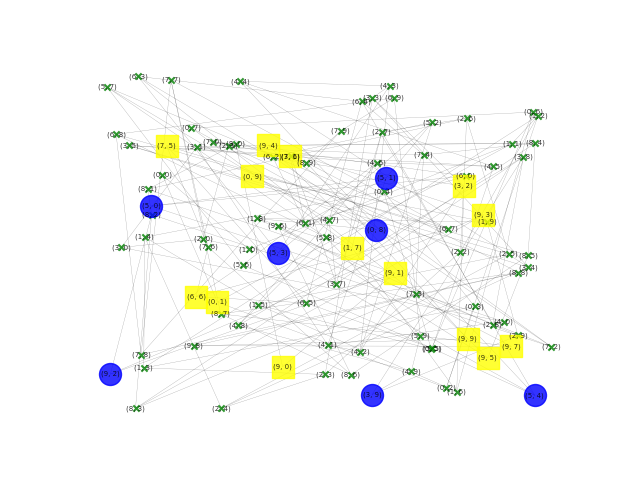

The script that saved this image:
import random
from enum import Enum
from typing import List

import matplotlib.pyplot as plt
import networkx as nx


class GeoLocation(object):

    def __init__(self, latitude: int, longitude: int):

        if latitude < 0:
            raise ValueError("latitude cannot be < 0")
        if longitude < 0:
            raise ValueError("longitude cannot be < 0")

        self.latitude = latitude
        self.longitude = longitude

    def latitude(self) -> int:
        return self.latitude

    def longitude(self) -> int:
        return self.longitude

    def __str__(self) -> str:
        return "({}, {})".format(self.latitude, self.longitude)

    def __repr__(self):
        return self.__str__()

    def __eq__(self, o: object) -> bool:
        if isinstance(o, self.__class__):
            return self.latitude == o.latitude and self.longitude == o.longitude
        else:
            return False

    def __hash__(self) -> int:
        return 71 * hash(self.latitude) * hash(self.longitude)


class CityLocationType(Enum):
    residence = 1
    business = 2
    blockage = 3
    walkway = 4


class CityLocation(object):

    def __init__(self, location: GeoLocation, location_type: CityLocationType):
        self.location = location
        self.location_type = location_type

    def location(self) -> GeoLocation:
        return self.location

    def location_type(self) -> CityLocationType:
        return self.location_type

    def is_residence(self) -> bool:
        return self.location_type == CityLocationType.residence

    def is_business(self) -> bool:
        return self.location_type == CityLocationType.business

    def is_walkway(self) -> bool:
        return self.location_type == CityLocationType.walkway

    def is_blocked(self) -> bool:
        return self.location_type == CityLocationType.blockage

    def __str__(self) -> str:
        return "{}, {}".format(self.location_type, self.location.__str__())

    def __repr__(self):
        return self.__str__()

    def __eq__(self, o: object) -> bool:
        if isinstance(o, self.__class__):
            return self.location == o.location and self.location_type == o.location_type
        else:
            return False

    def __hash__(self) -> int:
        return 29 * hash(self.location.__hash__) * hash(self.location_type.__hash__)


class City:

    def __init__(self, grid_map: List[List[CityLocation]], city_graph: nx.Graph):
        self.grid_map = grid_map
        self.city_graph = self.generate_graph_from_grid_map(grid_map)

    @classmethod
    def generate_graph_from_grid_map(cls, grid_map: List[List[CityLocation]]) -> nx.Graph:

        city_graph = nx.Graph()

        # Add nodes for each point in the city
        for row in range(0, len(grid_map)):
            for column in range(0, len(grid_map[0])):
                city_graph.add_node(grid_map[row][column])

        # connect city nodes
        for row in range(0, len(grid_map)):
            for column in range(0, len(grid_map[0])):
                if row + 1 < len(grid_map):
                    cls.add_edge(city_graph, grid_map[row][column], grid_map[row + 1][column])
                if row - 1 >= 0:
                    cls.add_edge(city_graph, grid_map[row][column], grid_map[row - 1][column])
                if column + 1 < len(grid_map[0]):
                    cls.add_edge(city_graph, grid_map[row][column], grid_map[row][column + 1])
                if column - 1 >= 0:
                    cls.add_edge(city_graph, grid_map[row][column], grid_map[row][column - 1])

        return city_graph

    @classmethod
    def add_edge(cls, city_graph: nx.Graph, source: CityLocation, destination: CityLocation):
        city_graph.add_edge(source, destination, blocked=source.is_blocked() or destination.is_blocked())

    @classmethod
    def generate_random_city(cls, rows: int, columns: int):

        print("Generating a random city")

        city_grid = []
        for row in range(0, rows):
            row_list = []
            for column in range(0, columns):
                location = CityLocation(GeoLocation(row, column), cls.get_random_location_type(rows * columns))
                row_list.append(location)
            city_grid.append(row_list)

        return City(city_grid, nx.Graph())

    @classmethod
    def get_random_location_type(cls, range: int) -> CityLocationType:

        is_walkway = cls.get_random(50, range)
        is_residence = cls.get_random(25, range)
        is_business = cls.get_random(20, range)
        is_blockage = cls.get_random(5, range)

        if is_walkway:
            return CityLocationType.walkway
        elif is_residence:
            return CityLocationType.residence
        elif is_business:
            return CityLocationType.business
        elif is_blockage:
            return CityLocationType.blockage
        else:
            return CityLocationType.walkway

    @classmethod
    def get_random(cls, probability: float, range: int) -> bool:
        return random.randrange(0, range) <= probability

    def print(self, as_graph: bool = False, as_grid: bool = True, top_node=None):

        if as_grid and len(self.grid_map) <= 50:
            city = ""
            for row in self.grid_map:
                city_lane = "| "
                for location in row:
                    if location.is_walkway():
                        city_lane = city_lane + "     | "
                    if location.is_blocked():
                        city_lane = city_lane + "*    | "
                    if location.is_business():
                        city_lane = city_lane + "B    | "
                    if location.is_residence():
                        city_lane = city_lane + "R    | "
                city = city + city_lane + "\n"

            print(city)
            print("Legend")
            print("R - Residence")
            print("B - Business")
            print("* - Blockage")
            print("  - Walkway")

        if as_graph:

            pos = nx.random_layout(self.city_graph)

            walkway_locations = []
            business_locations = []
            residence_locations = []
            blocked_locations = []

            for location in self.city_graph.nodes():
                if location.is_walkway():
                    walkway_locations.append(location)
                if location.is_residence():
                    residence_locations.append(location)
                if location.is_business():
                    business_locations.append(location)
                if location.is_blocked():
                    blocked_locations.append(location)

            nx.draw_networkx_nodes(self.city_graph, pos, nodelist=walkway_locations, node_color="black", node_size=20,
                                   node_shape="x", alpha=0.8)
            nx.draw_networkx_nodes(self.city_graph, pos, nodelist=residence_locations, node_color="yellow",
                                   node_size=250, node_shape="s", alpha=0.8)
            nx.draw_networkx_nodes(self.city_graph, pos, nodelist=business_locations, node_color="blue", node_size=250,
                                   node_shape="o", alpha=0.8)
            nx.draw_networkx_nodes(self.city_graph, pos, nodelist=blocked_locations, node_color="red", node_size=200,
                                   node_shape="+", alpha=0.8)

            if top_node:
                nx.draw_networkx_nodes(self.city_graph, pos, nodelist=[top_node], node_color="green", node_size=300,
                                       node_shape="*", alpha=1)

            nx.draw_networkx_edges(self.city_graph, pos, width=0.1, alpha=0.2)

            labels = dict([(loc, loc.location_type.name) for loc in self.city_graph.nodes()])
            # nx.draw_networkx_labels(self.city_graph, pos, labels, font_size=5, alpha=0.8)

            nx.write_gexf(self.city_graph, "city-gephi.gexf", encoding="utf-8")

            if top_node:
                plt.title(
                    "City Graph - Total City Blocks({}), Residences({}), Businesses({}), Blockages({}), Walkways({"
                    "}\nTop location({}))".format(len(self.grid_map) * len(self.grid_map[0]), len(residence_locations),
                                                  len(business_locations), len(blocked_locations),
                                                  len(walkway_locations), top_node.location), fontsize="9")
            else:
                plt.title(
                    "City Graph - Total City Blocks({}), Residences({}), Businesses({}), Blockages({}), Walkways({"
                    "})".format(len(self.grid_map) * len(self.grid_map[0]), len(residence_locations),
                                len(business_locations), len(blocked_locations), len(walkway_locations)), fontsize="9")
            labels = ["walkway", "residence", "business", "blockage"]
            if top_node:
                labels.append("top_location")

            legend = plt.legend(shadow=True, labels=labels, loc="lower left")

            for label in legend.get_texts():
                label.set_fontsize("small")

            for label in legend.get_lines():
                label.set_linewidth(5)

            plt.axis('off')
            if top_node:
                plt.savefig("city-with-top-location.png")
            else:
                plt.savefig("city.png")  # save as png
            plt.show(block=False)
